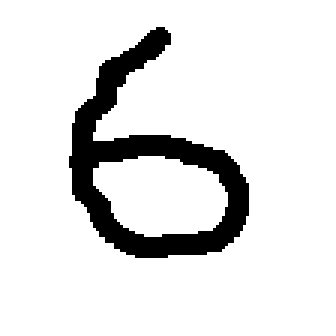
#> input picture Test/input.bmp, 112 x 112 px (shown 3 times larger)
$ python test.py   (Python 2 division)
#> lines starting #> are read from the running program, lines starting #| are printed output that depends on the picture; after the words box and inside, x2 and y2 are one past the last pixel; in counts of white or black regions, pixels touching at a corner belong together
from PIL import Image


def loadImage():
    WIDTH = 28
    HEIGHT = 28
    im = Image.open("input.bmp")
#> im is the input picture: PIL image 112x112 RGB; 88.6% white; 1 black region, box (x1, y1, x2, y2) and area: (23, 9, 83, 86) 1425
    size = im.size
#> size = (112, 112)
    print size[0]
#| 112
    print size[1]
#| 112
    im = im.resize((WIDTH,HEIGHT))
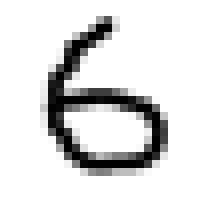
#> im: PIL image 28x28 RGB (shown 8 times larger); min 0, max 255, mean 225.9
    size = im.size
#> size = (28, 28)
    print size[0]
#| 28
    print size[1]
#| 28
    temp = []
    print "from string"
    for i in range(len(im.getdata())):
        temp.append(im.getdata()[i])
#> after the loop, temp = 784 items, first 6: (255, 255, 255), (255, 255, 255), (255, 255, 255), (255, 255, 255), (255, 255, 255), (255, 255, 255)
    print "end"
    im = temp
#> im has the same summary as temp
    result = []

    for i in range(0,28):
        test = ''
        for j in range(0,28):
            if im[i*28+j] == (255,255,255):
                result.append(' ')
            elif im[i*28+j] == (0,0,0):
                result.append('#')
            test += result[i*28+j]
        print test

    print result
    print 'hihi'

    text_file = open("output", "w")
    for i in range(0,27):
        test = ''
        for j in range(0,27):
            if result[i*28+j] == ' ':
                if result[(i+1)*28+j] == '#':
                    result[i*28+j] = '+'
                elif result[(i-1)*28+j] == '#':
                    result[i*28+j] = '+'
                elif result[i*28+j+1]== '#':
                    result[i*28+j] = '+'
                elif result[i*28+j-1] == '#':
                    result[i*28+j] = '+'
            text_file.write(result[i*28+j])
        text_file.write("\n")

    text_file.close()

#> (the run stopped early here; a loop or call above may not have finished)
